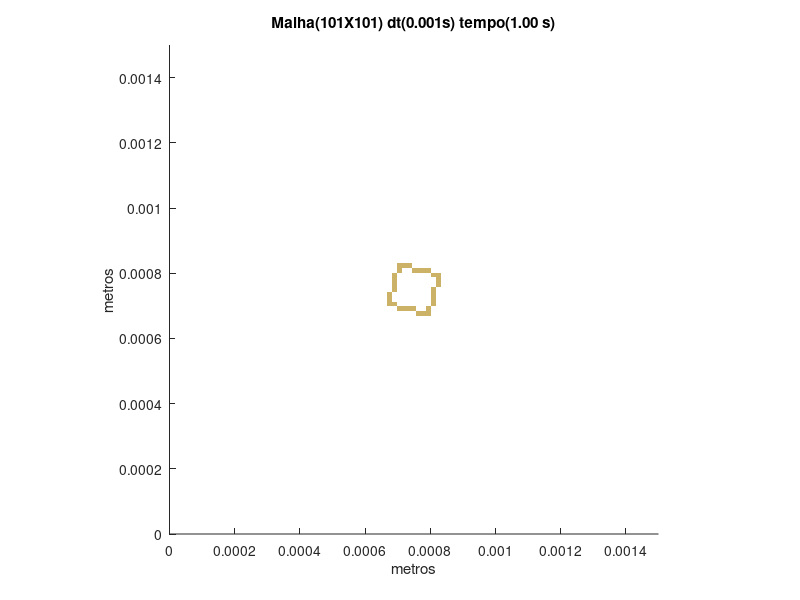

The MATLAB source for this figure:
set (gca,'PlotBoxAspectRatio',[1 1 1],'Xlim',[0,0.0015],'Ylim',[0,0.0015])
hold on
title('Malha(101X101) dt(0.001s) tempo(1.00 s)')
hold on
ylabel('metros')
hold on
xlabel('metros')
hold on

fill([0.000757425742574257 0.000757425742574257 0.000772277227722772 0.000772277227722772],[0.000668316831683168 0.000683168316831683 0.000683168316831683 0.000668316831683168],[0.8,0.7,0.4],'LineStyle','none')

fill([0.000772277227722772 0.000772277227722772 0.000787128712871287 0.000787128712871287],[0.000668316831683168 0.000683168316831683 0.000683168316831683 0.000668316831683168],[0.8,0.7,0.4],'LineStyle','none')

fill([0.000787128712871287 0.000787128712871287 0.000801980198019802 0.000801980198019802],[0.000668316831683168 0.000683168316831683 0.000683168316831683 0.000668316831683168],[0.8,0.7,0.4],'LineStyle','none')

fill([0.000698019801980198 0.000698019801980198 0.000712871287128713 0.000712871287128713],[0.000683168316831683 0.000698019801980198 0.000698019801980198 0.000683168316831683],[0.8,0.7,0.4],'LineStyle','none')

fill([0.000712871287128713 0.000712871287128713 0.000727722772277228 0.000727722772277228],[0.000683168316831683 0.000698019801980198 0.000698019801980198 0.000683168316831683],[0.8,0.7,0.4],'LineStyle','none')

fill([0.000727722772277228 0.000727722772277228 0.000742574257425743 0.000742574257425743],[0.000683168316831683 0.000698019801980198 0.000698019801980198 0.000683168316831683],[0.8,0.7,0.4],'LineStyle','none')

fill([0.000742574257425743 0.000742574257425743 0.000757425742574257 0.000757425742574257],[0.000683168316831683 0.000698019801980198 0.000698019801980198 0.000683168316831683],[0.8,0.7,0.4],'LineStyle','none')

fill([0.000787128712871287 0.000787128712871287 0.000801980198019802 0.000801980198019802],[0.000683168316831683 0.000698019801980198 0.000698019801980198 0.000683168316831683],[0.8,0.7,0.4],'LineStyle','none')

fill([0.000668316831683168 0.000668316831683168 0.000683168316831683 0.000683168316831683],[0.000698019801980198 0.000712871287128713 0.000712871287128713 0.000698019801980198],[0.8,0.7,0.4],'LineStyle','none')

fill([0.000683168316831683 0.000683168316831683 0.000698019801980198 0.000698019801980198],[0.000698019801980198 0.000712871287128713 0.000712871287128713 0.000698019801980198],[0.8,0.7,0.4],'LineStyle','none')

fill([0.000801980198019802 0.000801980198019802 0.000816831683168317 0.000816831683168317],[0.000698019801980198 0.000712871287128713 0.000712871287128713 0.000698019801980198],[0.8,0.7,0.4],'LineStyle','none')

fill([0.000668316831683168 0.000668316831683168 0.000683168316831683 0.000683168316831683],[0.000712871287128713 0.000727722772277228 0.000727722772277228 0.000712871287128713],[0.8,0.7,0.4],'LineStyle','none')

fill([0.000801980198019802 0.000801980198019802 0.000816831683168317 0.000816831683168317],[0.000712871287128713 0.000727722772277228 0.000727722772277228 0.000712871287128713],[0.8,0.7,0.4],'LineStyle','none')

fill([0.000668316831683168 0.000668316831683168 0.000683168316831683 0.000683168316831683],[0.000727722772277228 0.000742574257425743 0.000742574257425743 0.000727722772277228],[0.8,0.7,0.4],'LineStyle','none')

fill([0.000801980198019802 0.000801980198019802 0.000816831683168317 0.000816831683168317],[0.000727722772277228 0.000742574257425743 0.000742574257425743 0.000727722772277228],[0.8,0.7,0.4],'LineStyle','none')

fill([0.000683168316831683 0.000683168316831683 0.000698019801980198 0.000698019801980198],[0.000742574257425743 0.000757425742574257 0.000757425742574257 0.000742574257425743],[0.8,0.7,0.4],'LineStyle','none')

fill([0.000801980198019802 0.000801980198019802 0.000816831683168317 0.000816831683168317],[0.000742574257425743 0.000757425742574257 0.000757425742574257 0.000742574257425743],[0.8,0.7,0.4],'LineStyle','none')

fill([0.000683168316831683 0.000683168316831683 0.000698019801980198 0.000698019801980198],[0.000757425742574257 0.000772277227722772 0.000772277227722772 0.000757425742574257],[0.8,0.7,0.4],'LineStyle','none')

fill([0.000816831683168317 0.000816831683168317 0.000831683168316832 0.000831683168316832],[0.000757425742574257 0.000772277227722772 0.000772277227722772 0.000757425742574257],[0.8,0.7,0.4],'LineStyle','none')

fill([0.000683168316831683 0.000683168316831683 0.000698019801980198 0.000698019801980198],[0.000772277227722772 0.000787128712871287 0.000787128712871287 0.000772277227722772],[0.8,0.7,0.4],'LineStyle','none')

fill([0.000816831683168317 0.000816831683168317 0.000831683168316832 0.000831683168316832],[0.000772277227722772 0.000787128712871287 0.000787128712871287 0.000772277227722772],[0.8,0.7,0.4],'LineStyle','none')

fill([0.000683168316831683 0.000683168316831683 0.000698019801980198 0.000698019801980198],[0.000787128712871287 0.000801980198019802 0.000801980198019802 0.000787128712871287],[0.8,0.7,0.4],'LineStyle','none')

fill([0.000801980198019802 0.000801980198019802 0.000816831683168317 0.000816831683168317],[0.000787128712871287 0.000801980198019802 0.000801980198019802 0.000787128712871287],[0.8,0.7,0.4],'LineStyle','none')

fill([0.000816831683168317 0.000816831683168317 0.000831683168316832 0.000831683168316832],[0.000787128712871287 0.000801980198019802 0.000801980198019802 0.000787128712871287],[0.8,0.7,0.4],'LineStyle','none')

fill([0.000698019801980198 0.000698019801980198 0.000712871287128713 0.000712871287128713],[0.000801980198019802 0.000816831683168317 0.000816831683168317 0.000801980198019802],[0.8,0.7,0.4],'LineStyle','none')

fill([0.000742574257425743 0.000742574257425743 0.000757425742574257 0.000757425742574257],[0.000801980198019802 0.000816831683168317 0.000816831683168317 0.000801980198019802],[0.8,0.7,0.4],'LineStyle','none')

fill([0.000757425742574257 0.000757425742574257 0.000772277227722772 0.000772277227722772],[0.000801980198019802 0.000816831683168317 0.000816831683168317 0.000801980198019802],[0.8,0.7,0.4],'LineStyle','none')

fill([0.000772277227722772 0.000772277227722772 0.000787128712871287 0.000787128712871287],[0.000801980198019802 0.000816831683168317 0.000816831683168317 0.000801980198019802],[0.8,0.7,0.4],'LineStyle','none')

fill([0.000787128712871287 0.000787128712871287 0.000801980198019802 0.000801980198019802],[0.000801980198019802 0.000816831683168317 0.000816831683168317 0.000801980198019802],[0.8,0.7,0.4],'LineStyle','none')

fill([0.000698019801980198 0.000698019801980198 0.000712871287128713 0.000712871287128713],[0.000816831683168317 0.000831683168316832 0.000831683168316832 0.000816831683168317],[0.8,0.7,0.4],'LineStyle','none')

fill([0.000712871287128713 0.000712871287128713 0.000727722772277228 0.000727722772277228],[0.000816831683168317 0.000831683168316832 0.000831683168316832 0.000816831683168317],[0.8,0.7,0.4],'LineStyle','none')

fill([0.000727722772277228 0.000727722772277228 0.000742574257425743 0.000742574257425743],[0.000816831683168317 0.000831683168316832 0.000831683168316832 0.000816831683168317],[0.8,0.7,0.4],'LineStyle','none')
